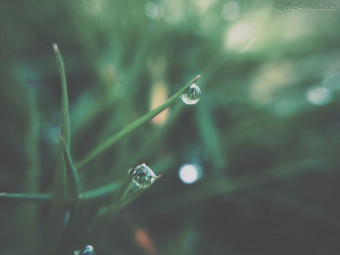
#> input picture Assignment3/blurred_image.jpg, 340 x 255 px
$ python grad_sobel_filter.py
#> lines starting #> are read from the running program, lines starting #| are printed output that depends on the picture
import cv2
import numpy as np

# Sobel filtering
img = cv2.imread('blurred_image.jpg')
#> img is the input picture: shape (255, 340, 3); mean B, G, R 92.2, 105.7, 86.3

kernel_x = np.array([[-1, 0, 1],
                    [-2, 0, 2],
                    [-1, 0, 1]])

kernel_y = np.array([[-1, -2, -1],
                    [0, 0, 0],
                    [1, 2, 1]])

sobel_x, sobel_y = cv2.filter2D(img, -1, kernel_x), cv2.filter2D(img, -1, kernel_y)
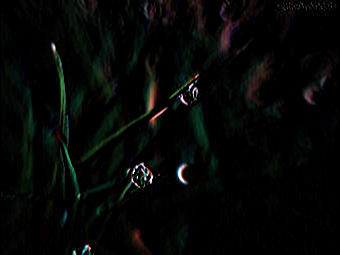
#> sobel_x: shape (255, 340, 3); mean B, G, R 5.5, 6.9, 5.3
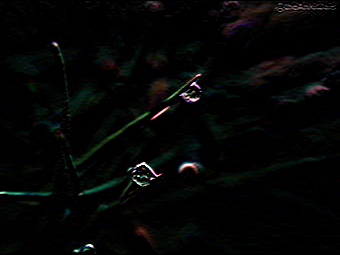
#> sobel_y: shape (255, 340, 3); mean B, G, R 4.7, 5.4, 4.5
magitube = np.sqrt(sobel_x**2 + sobel_y**2)
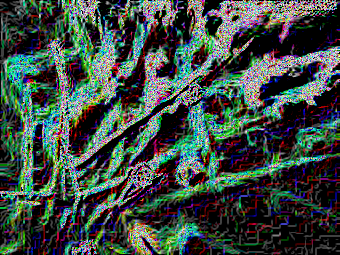
#> magitube: shape (255, 340, 3) float16; mean B, G, R 4.29, 4.65, 3.86; drawn with min black and max white
sharpen_img = img - magitube

cv2.imwrite("grad_sobel_x.jpg", sobel_x)
cv2.imwrite("grad_sobel_y.jpg", sobel_y)
cv2.imwrite("grad_magitube.jpg", magitube)
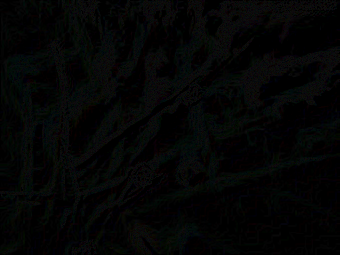
#> saved as grad_magitube.jpg: shape (255, 340, 3); mean B, G, R 4.27, 4.64, 3.84
cv2.imwrite("grad_sharpened_img.jpg", sharpen_img)
